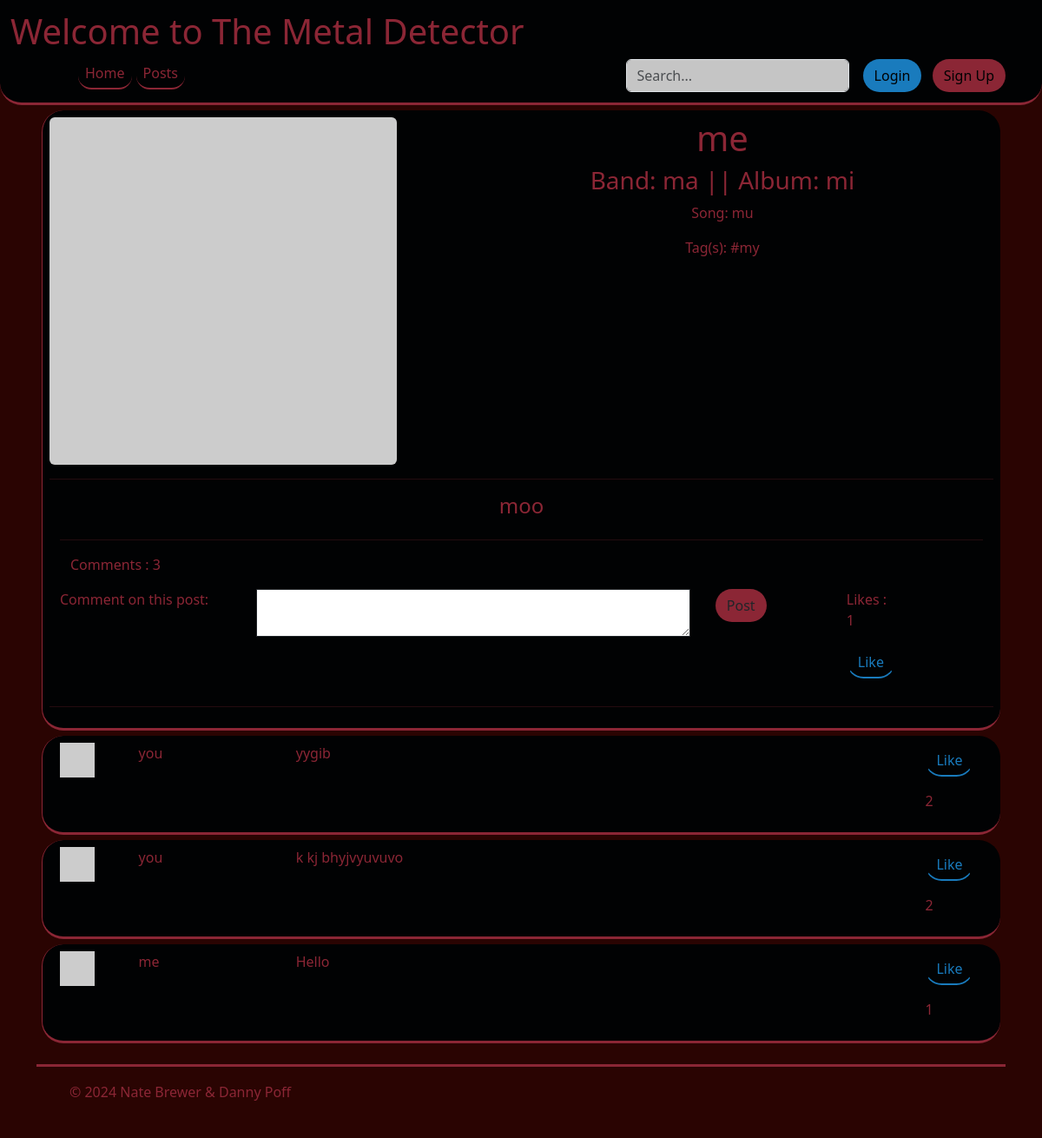
The page /entity/detail.php?x=101 on the database its author committed.
### tables this page shows
CREATE TABLE `posts` (
  `post_ID` int(10) UNSIGNED NOT NULL,
  `user_ID` int(10) UNSIGNED NOT NULL,
  `title` varchar(64) NOT NULL,
  `content` text NOT NULL,
  `picture` varchar(2048) NOT NULL,
  `band` varchar(32) NOT NULL,
  `album` varchar(32) NOT NULL,
  `song` varchar(32) NOT NULL,
  `likes` int(10) UNSIGNED NOT NULL DEFAULT 0,
  `date` date NOT NULL,
  `timestamp` timestamp NOT NULL DEFAULT current_timestamp() ON UPDATE current_timestamp()
);

CREATE TABLE `post_tag` (
  `post_ID` int(11) UNSIGNED NOT NULL,
  `tag_ID` int(11) UNSIGNED NOT NULL
);

CREATE TABLE `comments` (
  `comment_ID` int(10) UNSIGNED NOT NULL,
  `post_ID` int(10) UNSIGNED NOT NULL,
  `user_ID` int(11) NOT NULL,
  `username` varchar(32) NOT NULL,
  `content` text NOT NULL,
  `timestamp` timestamp NOT NULL DEFAULT current_timestamp(),
  `likes` int(10) UNSIGNED NOT NULL DEFAULT 0
);

### dbfunctions.php (called while the page is built, shortened)
<?php
function getPost($db, $post_id){
    $query=$db->prepare('SELECT * FROM posts WHERE post_ID=?');
    $query->execute([$post_id]);
    $post = $query->fetchAll();
    return $post[0];
}
function checkPostLikeStatus($db, $post_ID){
    return false;
}
function checkCommentLikeStatus($db, $comment_ID){
    return false;
}
function getCommentCount($db, $post_ID){
    $query=$db->prepare('SELECT post_ID FROM comments WHERE post_ID=?');
    $query->execute([$post_ID]);
    $commentNum = $query->fetchAll();
    for($i = 0; $i < count($commentNum); $i++){
        $num=$i;
    }
    return $i;
}
?>

### entity/detail.php (the view, shortened to what this page needs)
<?php
require_once('auth.php');
require_once('../db.php');
require_once('post_functions.php');
$post_id=$_GET['x'];
function displayElement($db, $post_id) {
    $post = getPost($db, $post_id);
    $pic = displayPic($post['picture']);
    $tags = displayTags($db, $post_id);
    echo '
        <div id="'.$post_id.'"class="tab mx-5 p-2">
            <div class="row">
                <div class="col-5">
                    '.$pic.'
                </div>
                <div class="col-7 text-center">
                    <h1 class="">'.$post['title'].'</h1>
                    <h3 class="">Band: '.$post['band'].' || Album: '.$post['album'].'</h3>
                    <p>Song: '.$post['song'].'</p>
                    <p>Tag(s): '.$tags.' <p>';
    echo      '</div>
            </div>
            <hr>
            <div class="container">
                <div class="row text-center">
                    <h4 class="text-center">
                        '.$post['content'].'
                    </h4>
                </div>
                <hr>
                <div>
                    <div class="container">
                        <div class="row">
                            <div class="col-10">
                                <p> Comments : '.getCommentCount($db, $post_id).' </p>
                            </div>
                        </div>
                    </div>
                </div>
                <div class="row">
                    <div class="col-10">
                        <form method="POST">
                            <div class="row">
                                <div class="col-3">
                                    <label>Comment on this post:</label><br>
                                </div>
                                <div class="col-7">
                                    <textarea style="width:500px;height:55px" class="border border-dark" name="comment" type="text" required/></textarea>
                                </div>
                                <div class="col-1">
                                    <button class="btn button2 text-dark" type="submit">Post</button>
                                </div>
                            </div>
                        </form>
                    </div>
                    <div id="postLikeDiv" class="col-2">
                        '.displayPostLikeButton($db, $post_id, $post['likes']).'
                    </div>
                </div>
            </div>
            <hr>
        </div>';
        displayComments($db, $post_id);
}
?>
<html>
    <head>
        <link rel = "stylesheet" href="https://cdn.jsdelivr.net/npm/bootstrap@5.3.3/dist/css/bootstrap.min.css">
        <link rel = "stylesheet" href="../format.css">
    </head>
    <body>
        <?php echo displayNav(); ?>
        <?php displayElement($db, $post_id) ?>
        <div class="container">
        <footer class="d-flex flex-wrap justify-content-between align-items-center py-3 my-4">
            <div class="col-md-4 d-flex align-items-center">
                <a href="/" class="mb-3 me-2 mb-md-0 text-body-secondary text-decoration-none lh-1">
                    <svg class="bi" width="30" height="24"><use xlink:href="#bootstrap"></use></svg>
                </a>
                <span class="mb-3 mb-md-0">© 2024 Nate Brewer & Danny Poff</span>
            </div>
            <ul class="nav col-md-4 justify-content-end list-unstyled d-flex">
                <li class="ms-3"><a class="text-body-secondary" src="/images/twitter.svg/"><svg class="bi" width="24" height="24"><use xlink:href="#twitter"></use></svg></a></li>
                <li class="ms-3"><a class="text-body-secondary" href="#"><svg class="bi" width="24" height="24"><use xlink:href="#instagram"></use></svg></a></li>
                <li class="ms-3"><a class="text-body-secondary" href="#"><svg class="bi" width="24" height="24"><use xlink:href="#facebook"></use></svg></a></li>
            </ul>
        </footer>
    </div>
    </body>
</html>

### auth.php (shortened to what this page needs)
<?php
require_once('dbfunctions.php');
function displayHeader(){
    $header='';
    if(isLogged()){
        $header = '<h1> Welcome '.$_SESSION['name'].' to The Metal Detector </h1>';
    }
    else {
        $header = '<h1> Welcome to The Metal Detector </h1>';
    }
    return $header;
}
function ifPage($pageName, $level) {
    $address=explode('/',$_SERVER['SCRIPT_NAME']);
    if($level == "1" && $pageName == $address['3']) {
        echo "currentloc";
    }
    else if($level == "2" && $pageName == $address['4']) {
        echo "currentloc";
    }
}
function ifEntity($level) {
    if(str_contains($_SERVER['SCRIPT_NAME'], "/entity") && $level == "1") {
        echo "../";
    }
    else if(!str_contains($_SERVER['SCRIPT_NAME'], "/entity") && $level == "2") {
        echo "entity/";
    }
}
function displayNav(){ ?>
        <header class="tab">
            <?php echo displayHeader(); ?>
            <div class="container">
                <div class="d-flex flex-wrap align-items-center justify-content-center justify-content-lg-start">
                    <a href="/" class="d-flex align-items-center mb-2 mb-lg-0 link-body-emphasis text-decoration-none">
                        <svg class="bi me-2" width="40" height="32" role="img" aria-label="Bootstrap"><use xlink:href="#bootstrap"></use></svg>
                    </a>
                    <ul class="nav col-12 col-lg-auto me-lg-auto mb-2 justify-content-center mb-md-0">
                        <li><a href="<?php ifEntity("1"); ?>index.php?x=new" class="<?php ifPage("index.php", "1") ?> nav px-2">Home</a></li>
                        <li><a href="<?php ifEntity("2"); ?>index.php?x=new" class="<?php ifPage("index.php", "2") ?> nav px-2">Posts</a></li>
                    </ul>
                    <form class="col-12 col-lg-auto mb-3 mb-lg-0 me-lg-3" role="search">
                        <input type="search" class="textBox form-control" placeholder="Search..." aria-label="Search">
                    </form>
                    <?php if(isLogged()) { ?>
                    <div class="dropdown text-end">
                        <a href="#" class="d-block link-body-emphasis text-decoration-none" data-bs-toggle="dropdown" aria-expanded="false">
                            <img src="https://github.com/mdo.png" alt="mdo" width="32" height="32" class="rounded-circle">
                        </a>
                        <ul class="dropdown-menu text-small" style="">
                           <li><a class="dropdown-item" href="#">Settings</a></li>
                            <li><a class="dropdown-item" href="#">Profile</a></li>
                            <li><hr class="dropdown-divider"></li>
                            <li><a class="dropdown-item" href="<?php ifEntity("1"); ?>sign-out.php">Sign out</a></li>
                        </ul>
                    </div>
                    <?php } else { ?>
                    <div class="text-end">
                        <a class="btn button1 me-2" href="<?php ifEntity("1"); ?>sign-in.php" role="button">Login</a>
                        <a class="btn button2" href="<?php ifEntity("1"); ?>sign-up.php" role="button">Sign Up</a>
                    </div>
                    <?php } ?>
                </div>
            </div>
        </header>
        <?php
}
?>

### entity/post_functions.php (shortened to what this page needs)
<?php
function displayPic($pic){
    if($pic != '') {
        $element ='<img style="width:100%;height:100%;" src="'.$pic.'"class="rounded float-left" alt="...">';
    } else {
        $element = '<img style="width:400px;height: 400px;" src="https://placehold.jp/400x400.png" class="rounded float-left" alt="Filler Image">';
    }
    return $element;
}
function displayTags($db, $post_id){
    $query=$db->prepare('SELECT tag_ID FROM post_tag WHERE post_id=?');
    $query->execute([$post_id]);
    $tagsID = $query->fetchAll();
    $tags='';
    foreach($tagsID as $tag){
        $query=$db->prepare('SELECT tag_title FROM tags WHERE tag_id=?');
        $query->execute([$tag['tag_ID']]);
        $tagName = $query->fetch();
        $tags .= $tagName['tag_title'].' ';
    }
    return $tags;
}
function displayComments($db, $post_ID, $viewAll=false){
    $query=$db->prepare('SELECT * FROM comments WHERE post_ID=?');
    $query->execute([$post_ID]);
    $comments = $query->fetchAll();
    if($comments != null){
        $displayAmount = 5;
        if(count($comments)< $displayAmount){
            $displayAmount=count($comments);
        }
        else if($viewAll){
            $displayAmount = count($comments);
        }
        for($i = 0; $displayAmount > $i; $i++){
            echo'
            <div class="tab mx-5 p-2">
                <div class="container">
                    <div class="row">
                        <div class="col-1">
                            <img src="https://placehold.co/40x40">
                        </div>
                        <div class="col-2">
                            <p>'.$comments[$i]['username'].'<p>
                        </div>
                        <div class="col-8">
                            <p>'.$comments[$i]['content'].'</p>
                        </div>
                        <div id="commentLikeDiv_Comment'.$comments[$i]['comment_ID'].'" class="col-1">
                            '.displayCommentLikeButton($db, $comments[$i]['comment_ID'], $post_ID, $comments[$i]['likes']).'
                        </div>
                    </div>
                </div>
            </div>';
        }
    }
}
function displayPostLikeButton($db, $post_ID, $likes){
    $liked = checkPostLikeStatus($db, $post_ID);
    if(!$liked){
        $like = '
        <form method="POST">
            <button type="button" class="btn notLike" id="postLike" name="postLike" onclick="changeLikeStatusPost(true);">Like</button>
        </form>';
    }
    return '
        <div class="col-4 text-left">
             <p> Likes : '.$likes.' </p>
        </div>'
        .$like;
}
function displayCommentLikebutton($db, $comment_ID, $post_ID, $likes){
    $liked = checkCommentLikeStatus($db, $comment_ID);
    if(!$liked){
        $like = '
        <form method="POST">
            <button type="button" class="btn notLike" id="commentLike" name="commentLike" onclick="changeLikeStatusComment(true, '.$comment_ID.')">Like</button>
        </form>';
    }
    return
        $like.'
        <p>'.$likes.'</p>';
}

### format.css (style rules this page uses)
:root { --black: #010203; --blue: #197BBD; --red: #8B2635; --darkRed: #2A0402; --silver: #C5C5C5; }
body { background-color: var(--darkRed); color: var(--red); }
a { color: var(--red); text-decoration: none; }
.button1 { background-color: var(--blue); border-radius: 25px; color: var(--black); }
.button2 { background-color: var(--red); border-radius: 25px; color: var(--black); }
.notLike { color: var(--blue); border-radius: 25px; border-bottom: solid; border-width: 2px .5px; padding-bottom: 5px; margin-right: 5px; }
.textBox { background-color: #C5C5C5; }
a.nav { border-radius: 25px; border-bottom: solid; border-width: 2px .5px; padding-bottom: 5px; margin-right: 5px; }
.tab { color: var(--red); }
header.tab { background-color: var(--black); border-radius: 0px 0px 25px 25px; border-bottom: solid; padding: 1%; }
div.tab { background-color: var(--black); border-radius: 25px; border-left: solid; border-bottom: solid; border-width: 3px 1px; margin: .5% 1% 0% 1%; padding-left: 1%; }
footer { border-top: solid; border-color:var(--red); }

### rows shown on the page
posts: title "me", band "ma", album "mi", song "mu", content "moo", likes "1"
post_tag: tag_ID "#my"
comments: username "you", content "yygib", likes "2"
comments: username "you", content "k kj bhyjvyuvuvo", likes "2"
comments: username "me", content "Hello", likes "1"

### other values the page prints
getCommentCount($db, $post_id) "3"
